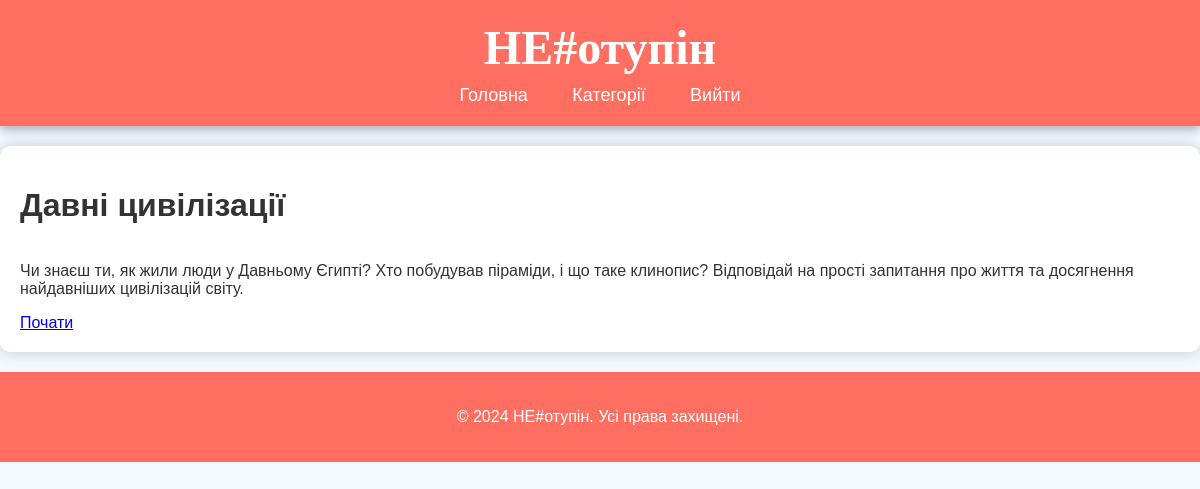
/api/quizzes/quiz/2/ (signed in), run on the app's committed database.
### quizzes/models.py (models this page shows, shortened)
class Quiz(models.Model):
    DIFFICULTY_CHOICES = (
        (1, "Легкий"),
        (2, "Середній"),
        (3, "Важкий"),
    )
    name = models.CharField(max_length=255, unique=True, verbose_name="Назва вікторини")  # Унікальна назва вікторини
    category = models.ForeignKey(
        QuizCategory,
        on_delete=models.CASCADE,
        related_name="quizzes",
        verbose_name="Категорія"
    )
    difficulty = models.IntegerField(choices=DIFFICULTY_CHOICES, verbose_name="Рівень складності")
    description = models.TextField(blank=True, null=True, verbose_name="Опис вікторини")  # Опис вікторини (необов'язковий)
    class Meta:
        verbose_name = "Вікторина"
        verbose_name_plural = "Вікторини"
        ordering = ['category', 'name']

### quizzes/views.py (the view)
# urls.py: path('quiz/<int:quiz_id>/', quiz_detail, name='quiz_detail'),
def quiz_detail(request, quiz_id):
    quiz = get_object_or_404(Quiz, id=quiz_id)
    if not request.user.is_authenticated:
        login_url = f"{settings.LOGIN_URL}?next={request.path}"
        return redirect(login_url)
    return render(request, 'quiz_detail.html', {'quiz': quiz})

### frontend/templates/quiz_detail.html
{% extends 'base.html' %}
{% block content %}
    <h1>{{ quiz.name }}</h1>
    <p>{{ quiz.description }}</p>
    {% if user.is_authenticated %}
        <a href="{% url 'start_quiz' quiz.id %}" class="btn">Почати</a>
    {% else %}
        <p>Ви повинні увійти до акаунту, щоб почати вікторину.</p>
        <a href="{% url 'login_form' %}?next={{ request.path }}" class="btn">Увійти</a>
    {% endif %}
{% endblock %}

### frontend/static/css/styles.css (style rules this page uses)
body { font-family: 'Barlow Semi Condensed', sans-serif; background-color: #f4f9ff; color: #333; margin: 0; padding: 0; }

### data on the page
Quiz: name "Давні цивілізації", description "Чи знаєш ти, як жили люди у Давньому Єгипті? Хто побудував піраміди, і що таке клинопис? Відповідай на прості запитання про життя та досягнення найдавніших цивілізацій світу."
